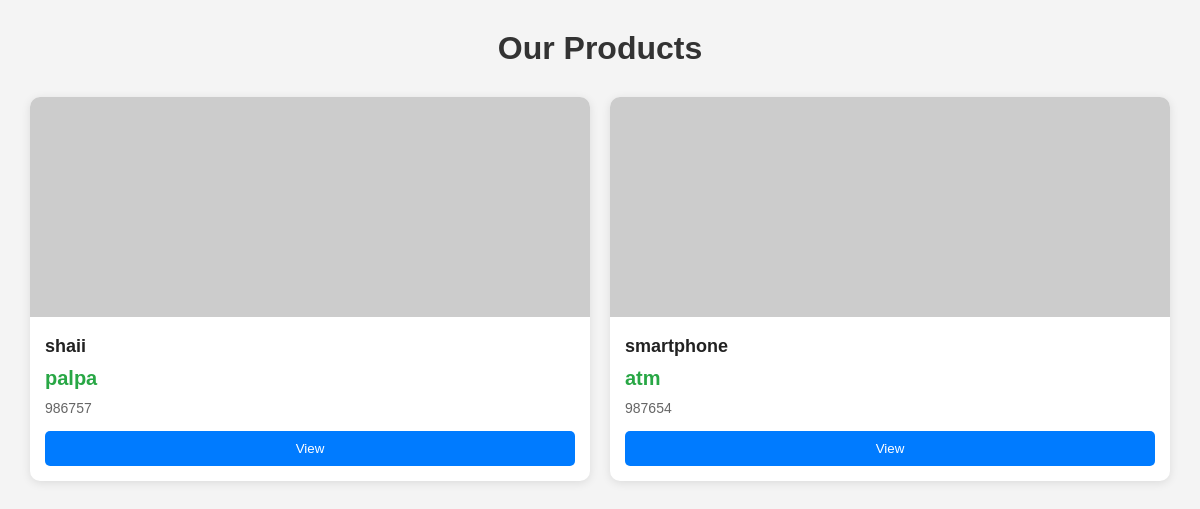
Page /product-list/ on the earlier database version.
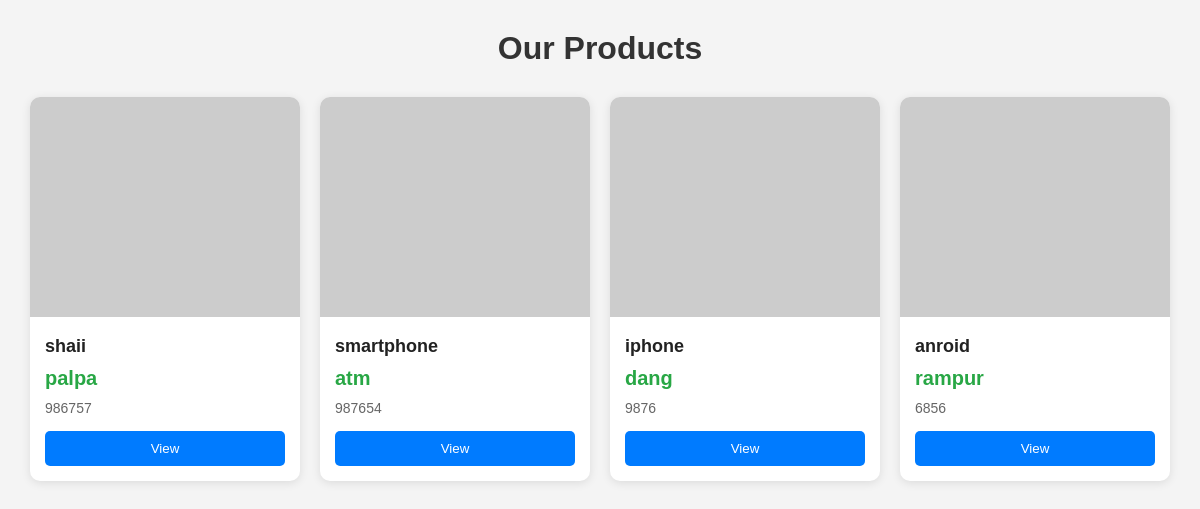
Same page on the later database version.
### product/models.py (models this page shows, shortened)
class Product(models.Model):
    name = models.CharField(max_length=50,null=True, blank=True)
    address = models.CharField(max_length=100, null=True)
    phone = models.IntegerField()
    class Meta:
        db_table = "product"

### product/views.py (the view)
# urls.py: path('product-list/',product_list),
def product_list(request):
    data = Product.objects.all()
    return render(request, 'product/index.html',{"product":data})

### product/templates/product/index.html (shortened to what this page needs)
<!DOCTYPE html>
<html lang="en">
<head>
</head>
<body>
<h1>Our Products </h1>
<div class="products">
    {% for i in product %}
    <div class="product-card">
        <img src="https://via.placeholder.com/300x220" alt="Product">
        <div class="product-info">
            <h3 class="product-title">{{i.name}}</h3>
            <p class="price">{{i.address}}</p>
            <p class="description">{{i.phone}}</p>
            <button class="btn">View</button>
        </div>
    </div>
    {% endfor %}
</div>
</body>
</html>

### product/templates/product/index.html (style rules this page uses)
* { margin:0; padding:0; box-sizing:border-box; font-family:Arial, sans-serif; }
body { background:#f4f4f4; padding:30px; }
h1 { text-align:center; margin-bottom:30px; color:#333; }
.products { display:grid; grid-template-columns:repeat(auto-fit, minmax(220px, 1fr)); gap:20px; }
.product-card { background:#fff; border-radius:10px; overflow:hidden; box-shadow:0 2px 10px rgba(0,0,0,0.1); transition:0.3s; }
.product-card img { width:100%; height:220px; object-fit:cover; }
.product-info { padding:15px; }
.product-title { font-size:18px; margin-bottom:10px; color:#222; }
.price { font-size:20px; font-weight:bold; color:#28a745; margin-bottom:10px; }
.description { color:#666; font-size:14px; margin-bottom:15px; }
.btn { width:100%; padding:10px; border:none; background:#007bff; color:white; border-radius:5px; cursor:pointer; }

Differences in the rows shown:
added Product: name "iphone", address "dang", phone "9876"
added Product: name "anroid", address "rampur", phone "6856"
